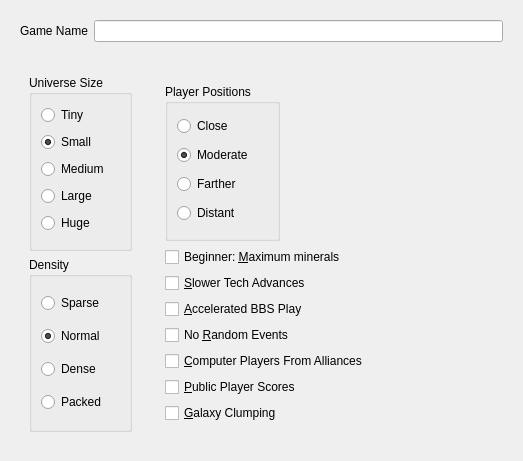
<?xml version="1.0" encoding="UTF-8"?>
<ui version="4.0">
 <class>AdvancedNewGameWizardPage1</class>
 <widget class="QWidget" name="AdvancedNewGameWizardPage1">
  <property name="geometry">
   <rect>
    <x>0</x>
    <y>0</y>
    <width>523</width>
    <height>461</height>
   </rect>
  </property>
  <property name="windowTitle">
   <string>Form</string>
  </property>
  <layout class="QVBoxLayout" name="verticalLayout">
   <item>
    <widget class="QWidget" name="widget" native="true">
     <layout class="QFormLayout" name="formLayout">
      <property name="fieldGrowthPolicy">
       <enum>QFormLayout::AllNonFixedFieldsGrow</enum>
      </property>
      <item row="0" column="0">
       <widget class="QLabel" name="label">
        <property name="text">
         <string>Game Name</string>
        </property>
        <property name="textFormat">
         <enum>Qt::AutoText</enum>
        </property>
       </widget>
      </item>
      <item row="0" column="1">
       <widget class="QLineEdit" name="lineEdit"/>
      </item>
     </layout>
    </widget>
   </item>
   <item>
    <widget class="QWidget" name="widget_2" native="true">
     <property name="sizePolicy">
      <sizepolicy hsizetype="Preferred" vsizetype="MinimumExpanding">
       <horstretch>0</horstretch>
       <verstretch>0</verstretch>
      </sizepolicy>
     </property>
     <layout class="QHBoxLayout" name="horizontalLayout">
      <item>
       <widget class="QWidget" name="widget_3" native="true">
        <layout class="QVBoxLayout" name="verticalLayout_2">
         <item>
          <widget class="QGroupBox" name="groupBox">
           <property name="title">
            <string>Universe Size</string>
           </property>
           <layout class="QVBoxLayout" name="verticalLayout_3">
            <item>
             <widget class="QRadioButton" name="radioButton_3">
              <property name="text">
               <string>Tiny</string>
              </property>
             </widget>
            </item>
            <item>
             <widget class="QRadioButton" name="radioButton">
              <property name="text">
               <string>Small</string>
              </property>
              <property name="checked">
               <bool>true</bool>
              </property>
             </widget>
            </item>
            <item>
             <widget class="QRadioButton" name="radioButton_4">
              <property name="text">
               <string>Medium</string>
              </property>
             </widget>
            </item>
            <item>
             <widget class="QRadioButton" name="radioButton_2">
              <property name="text">
               <string>Large</string>
              </property>
             </widget>
            </item>
            <item>
             <widget class="QRadioButton" name="radioButton_5">
              <property name="text">
               <string>Huge</string>
              </property>
             </widget>
            </item>
           </layout>
          </widget>
         </item>
         <item>
          <widget class="QGroupBox" name="groupBox_2">
           <property name="title">
            <string>Density</string>
           </property>
           <layout class="QVBoxLayout" name="verticalLayout_4">
            <item>
             <widget class="QRadioButton" name="radioButton_9">
              <property name="text">
               <string>Sparse</string>
              </property>
             </widget>
            </item>
            <item>
             <widget class="QRadioButton" name="radioButton_6">
              <property name="text">
               <string>Normal</string>
              </property>
              <property name="checked">
               <bool>true</bool>
              </property>
             </widget>
            </item>
            <item>
             <widget class="QRadioButton" name="radioButton_7">
              <property name="text">
               <string>Dense</string>
              </property>
             </widget>
            </item>
            <item>
             <widget class="QRadioButton" name="radioButton_8">
              <property name="text">
               <string>Packed</string>
              </property>
             </widget>
            </item>
           </layout>
          </widget>
         </item>
        </layout>
       </widget>
      </item>
      <item>
       <widget class="QWidget" name="widget_4" native="true">
        <property name="sizePolicy">
         <sizepolicy hsizetype="MinimumExpanding" vsizetype="Preferred">
          <horstretch>0</horstretch>
          <verstretch>0</verstretch>
         </sizepolicy>
        </property>
        <layout class="QVBoxLayout" name="verticalLayout_5">
         <item>
          <widget class="QWidget" name="widget_5" native="true">
           <layout class="QHBoxLayout" name="horizontalLayout_2">
            <property name="bottomMargin">
             <number>0</number>
            </property>
            <item>
             <widget class="QGroupBox" name="groupBox_3">
              <property name="title">
               <string>Player Positions</string>
              </property>
              <layout class="QVBoxLayout" name="verticalLayout_7">
               <item>
                <widget class="QRadioButton" name="radioButton_10">
                 <property name="text">
                  <string>Close</string>
                 </property>
                </widget>
               </item>
               <item>
                <widget class="QRadioButton" name="radioButton_11">
                 <property name="text">
                  <string>Moderate</string>
                 </property>
                 <property name="checked">
                  <bool>true</bool>
                 </property>
                </widget>
               </item>
               <item>
                <widget class="QRadioButton" name="radioButton_12">
                 <property name="text">
                  <string>Farther</string>
                 </property>
                </widget>
               </item>
               <item>
                <widget class="QRadioButton" name="radioButton_13">
                 <property name="text">
                  <string>Distant</string>
                 </property>
                </widget>
               </item>
              </layout>
             </widget>
            </item>
            <item>
             <spacer name="horizontalSpacer">
              <property name="orientation">
               <enum>Qt::Horizontal</enum>
              </property>
              <property name="sizeHint" stdset="0">
               <size>
                <width>40</width>
                <height>20</height>
               </size>
              </property>
             </spacer>
            </item>
           </layout>
          </widget>
         </item>
         <item>
          <widget class="QWidget" name="widget_6" native="true">
           <layout class="QVBoxLayout" name="verticalLayout_6">
            <property name="topMargin">
             <number>0</number>
            </property>
            <item>
             <widget class="QCheckBox" name="checkBox">
              <property name="text">
               <string>Beginner: &amp;Maximum minerals</string>
              </property>
             </widget>
            </item>
            <item>
             <widget class="QCheckBox" name="checkBox_5">
              <property name="text">
               <string>&amp;Slower Tech Advances</string>
              </property>
             </widget>
            </item>
            <item>
             <widget class="QCheckBox" name="checkBox_6">
              <property name="text">
               <string>&amp;Accelerated BBS Play</string>
              </property>
             </widget>
            </item>
            <item>
             <widget class="QCheckBox" name="checkBox_2">
              <property name="text">
               <string>No &amp;Random Events</string>
              </property>
             </widget>
            </item>
            <item>
             <widget class="QCheckBox" name="checkBox_4">
              <property name="text">
               <string>&amp;Computer Players From Alliances</string>
              </property>
             </widget>
            </item>
            <item>
             <widget class="QCheckBox" name="checkBox_3">
              <property name="text">
               <string>&amp;Public Player Scores</string>
              </property>
             </widget>
            </item>
            <item>
             <widget class="QCheckBox" name="checkBox_7">
              <property name="text">
               <string>&amp;Galaxy Clumping</string>
              </property>
             </widget>
            </item>
           </layout>
          </widget>
         </item>
        </layout>
       </widget>
      </item>
     </layout>
    </widget>
   </item>
  </layout>
 </widget>
 <resources/>
 <connections/>
</ui>
